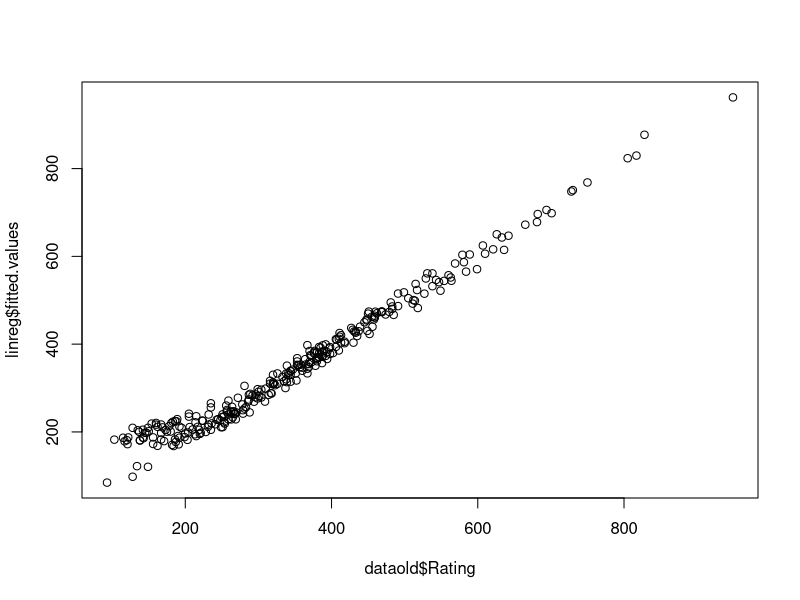

Source code (R): (Note: this script raises an error after producing the figure.)
rm(list=ls(all=TRUE))

#carico sia i vecchi che i nuovi dati
dataold=read.table('DATA_3.01_CREDIT.csv',sep=',',header=TRUE)
datanew=read.table('DATA_4.01_CREDIT2.csv',sep=',',header=TRUE)

summary(dataold)
summary(datanew)

#calcolo un modello regressione lineare sui dati di sample
#prima l'avevo usato per trovare relazioni tra cause e coseguenze
#ora vedo di usare queste conoscenze per predirre i dati futuri
linreg=lm(Rating~.,data=dataold)

#ora uso predict per testare il mio modello su un insieme di dati
#questo crea una previsione del Rating per ogni riga dei nuovi dati
#la variabile da predirre è quella specificata in LM come variabile indipendente
predCreditScore = predict(linreg,newdata=datanew,type="response")

#controllo la correlazione tra i dati del modello e quelli originali, vedo che sono ben correlati
#plottandoli vedo che da 200 in su sono ben legati
cor(linreg$fitted.values,dataold$Rating)
plot(dataold$Rating,linreg$fitted.values)

#faccio lo stesso tra i dati predetti e quelli reali (ce li ho perchè è un caso di test) buona anche qui
#sempre da 200 in su
cor(predcreditscore,datanew$Rating)
plot(datanew$Rating,predcreditscore)
